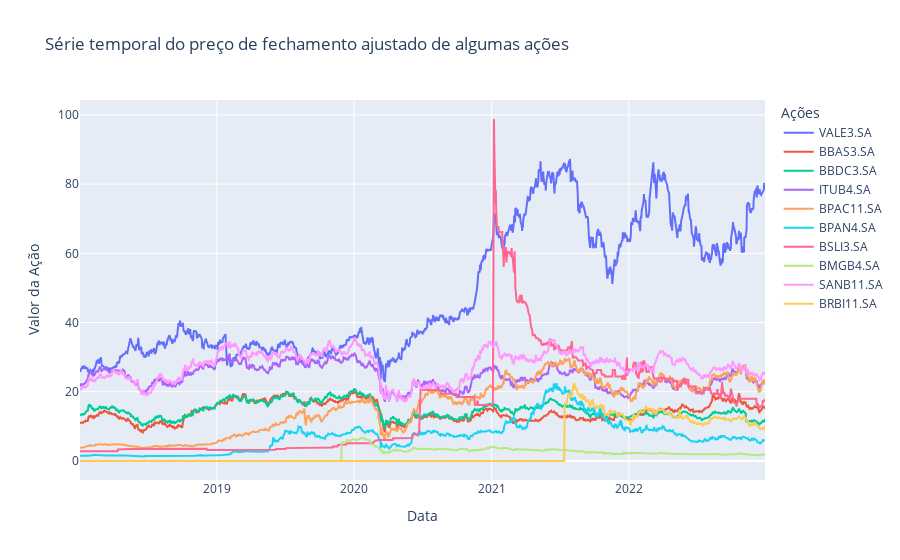

This figure's notebook cell:
### Code cell
# Plota o gráfico que contém a série temporal do preço de fechamento ajustado das ações existentes no DataFrame "adjusted_data".
#plot_adjusted_close_prices(adjusted_data)

### Figure 1 — Plotly figure (JSON) as saved in the notebook; plotly's stock layout.template omitted (floating-point values rounded to 4 significant figures; data arrays with more than 128 entries replaced by an {"elided": "..."} marker saying what was removed)
{"data": [{"mode": "lines", "name": "VALE3.SA", "type": "scatter", "x": {"elided": "1239 str values"}, "y": {"elided": "1239 float values"}}, {"mode": "lines", "name": "BBAS3.SA", "type": "scatter", "x": {"elided": "1239 str values"}, "y": {"elided": "1239 float values"}}, {"mode": "lines", "name": "BBDC3.SA", "type": "scatter", "x": {"elided": "1239 str values"}, "y": {"elided": "1239 float values"}}, {"mode": "lines", "name": "ITUB4.SA", "type": "scatter", "x": {"elided": "1239 str values"}, "y": {"elided": "1239 float values"}}, {"mode": "lines", "name": "BPAC11.SA", "type": "scatter", "x": {"elided": "1239 str values"}, "y": {"elided": "1239 float values"}}, {"mode": "lines", "name": "BPAN4.SA", "type": "scatter", "x": {"elided": "1239 str values"}, "y": {"elided": "1239 float values"}}, {"mode": "lines", "name": "BSLI3.SA", "type": "scatter", "x": {"elided": "1239 str values"}, "y": {"elided": "1239 float values"}}, {"mode": "lines", "name": "BMGB4.SA", "type": "scatter", "x": {"elided": "1239 str values"}, "y": {"elided": "1239 float values"}}, {"mode": "lines", "name": "SANB11.SA", "type": "scatter", "x": {"elided": "1239 str values"}, "y": {"elided": "1239 float values"}}, {"mode": "lines", "name": "BRBI11.SA", "type": "scatter", "x": {"elided": "1239 str values"}, "y": {"elided": "1239 float values"}}], "layout": {"clickmode": "event+select", "hovermode": "x unified", "legend": {"title": {"text": "Ações"}}, "title": {"text": "Série temporal do preço de fechamento ajustado de algumas ações"}, "xaxis": {"title": {"text": "Data"}}, "yaxis": {"title": {"text": "Valor da Ação"}}}}
